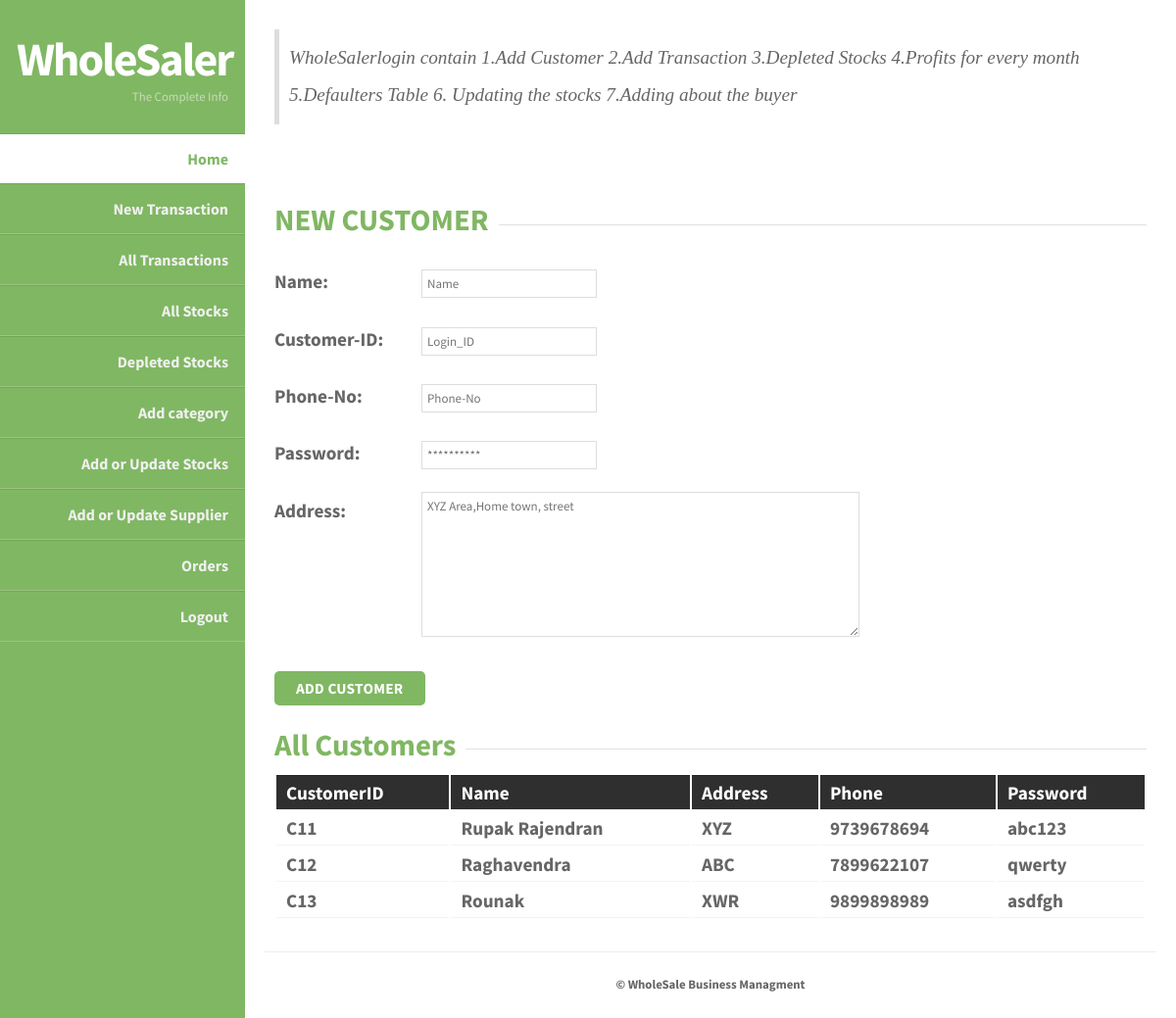
The page /PHP_files/WholeSaler-Login.php (signed in) on the database its author committed.
### tables this page shows
CREATE TABLE `customer_information` (
  `CustomerID` varchar(30) NOT NULL,
  `Name` varchar(30) NOT NULL,
  `Address` varchar(50) NOT NULL,
  `Phone` varchar(15) NOT NULL,
  `Password` varchar(15) NOT NULL
);

### PHP_files/WholeSaler-Login.php (the view, shortened to what this page needs)
<!doctype html>
<html>
<head>
<link rel="stylesheet" href="WholeSaler/styles.css" type="text/css" />
</head>
<body>
		<section id="body" class="width">
			<aside id="sidebar" class="column-left">
			<header>
				<h1><a href="#">WholeSaler</a></h1>
				<h2>The Complete Info</h2>
			</header>
			<nav id="mainnav">
  				<ul>
                            		<li class="selected-item"><a href="WholeSaler-Login.php">Home</a></li>
																<li><a href="AddTransaction.php">New Transaction</a></li>
																<li> <a href="AllTransactions.php">All Transactions</a></li>
																<li> <a href="AllStocks.php">All Stocks</a></li>
																<li><a href="Depleted_Stock.php">Depleted Stocks</a></li>
																<li> <a href="AddCategory.php">Add category</a></li>
                            		<li><a href="Update_Stocks.php">Add or Update Stocks</a></li>
                            		<li><a href="Add_Suppliers.php">Add or Update Supplier</a></li>
																<li><a href="Bills.php">Orders</a></li>
																<li><a href="Logout.php">Logout</a></li>
          </ul>
			</nav>
			</aside>
		<section id="content" class="column-right">
	    <article>
		<blockquote><p>WholeSalerlogin contain 1.Add Customer 2.Add Transaction 3.Depleted Stocks 4.Profits for every month 5.Defaulters Table 6. Updating the stocks 7.Adding about the buyer</p></blockquote>
		<p>&nbsp;</p>
		<fieldset>
					<legend><strong><h3>NEW CUSTOMER</h3></strong></legend>
					<form action="Addcustomer.php" method="POST">
						<p><label for="name"><strong>Name:</strong></label>
						<input type="text" name="Cname" id="name"  placeholder = "Name" required/><b/></p>
						<p><label for="CustomerID">Customer-ID:</label>
						<input type="text" name="CustomerID" id="CustomerID" placeholder= "Login_ID" required/><br /></p>
						<p><label for="Phone">Phone-No:</label>
						<input type="text" name="Phone" id="Phone" placeholder="Phone-No"   required/><br /></p>
						<p><label for="password">Password:</label>
						<input type="password" name="Password" id="password" placeholder="**********" required/><br /></p>
						<p><label for="Address">Address:</label>
						<textarea cols="60" rows="8" name="Address" id="Address" placeholder="XYZ Area,Home town, street"required></textarea><br /></p>
						<p><input type="submit" name="Add" class="formbutton" value="Add Customer" /></p>
					</form>
		</fieldset>
		<fieldset>
		<legend><strong><h3>All Customers</h3></strong></legend>
		<table>
			<tr>
				<th>CustomerID</th>
				<th>Name</th>
				<th>Address</th>
				<th>Phone</th>
				<th>Password</th>
			</tr>
			<?php
				$conn = mysqli_connect("localhost","rupak","","WholeSale_Management");
				$sql = "SELECT * FROM Customer_information";
				$result = mysqli_query($conn,$sql) or die("Error: $sql. ".mysql_error($conn));
				$row = mysqli_fetch_assoc($result);
				do { ?>
			<tr>
				<td><?php echo $row['CustomerID']; ?></td>
				<td><?php echo $row['Name']; ?></td>
				<td><?php echo $row['Address']; ?></td>
				<td><?php echo $row['Phone']; ?></td>
				<td><?php echo $row['Password']; ?></td>
			</tr>
			<?php } while($row = mysqli_fetch_assoc($result)) ?>
		</table>
	</fieldset>
		</article>
			<footer class="clear">
				<p>&copy; WholeSale Business Managment </p>
			</footer>
		</section>
	</section>
</body>
</html>

### PHP_files/WholeSaler/styles.css (style rules this page uses)
body { margin:0px auto; padding:0; background: #222; font-family: "Source Sans Pro","sans-serif"; font-size: 1.0em; color:#666; }
* { margin:0; padding:0; }
table { width:100%; text-align:left; }
th, td { padding:5px 10px; }
th { color:#fff; border-top:1px solid #222; background-color:#2F2F2F; }
td { border-bottom:1px solid #f4f4f4; }
code, blockquote { display:block; border-left:5px solid #ddd; padding:10px; margin-bottom:20px; }
blockquote p { font-style:italic; font-family:Georgia, "Times New Roman", Times, serif; margin:0; height: 1%; }
p { line-height:2.0em; margin-bottom:20px; }
a { color:#6FAB4F; }
fieldset { display:block; border:none; border-top:1px solid #e0e0e0; }
fieldset legend { font-weight:bold; padding-right:10px; color:#999; }
fieldset form { padding-top:15px; }
fieldset p label { float:left; width:150px; font-family: "Source Sans Pro","sans-serif"; }
fieldset form input, fieldset form select, fieldset form textarea { padding:5px; color:#333333; font-size:13px; font-family: "Source Sans Pro","sans-serif"; border:1px solid #ddd; }
fieldset form input.formbutton { border:none; background-color: #80B763; border-radius: 5px; color: #FFFFFF; display: inline-block; font-weight: bold; padding: 8px 22px; font-size: 0.8em; letter-spacing: 0.25px; text-decoration: none; text-transform: uppercase; }
h1 { font-size:2.0em; }
h2 { color:#2f2f2f; font-size:1.8em; font-weight:bold; padding:0 0 5px; margin:0; }
h3 { color:#80B763; font-size:1.6em; padding-bottom:10px; }
ul, ol { margin:0 0 35px 35px; }
li { padding-bottom:5px; }
.width { width:auto; margin: 0 auto; }
header { padding:30px 17px 30px; margin:0 auto; }
header h1 { text-align: right; }
header h1 a, header h1 a:hover, header h1 a:visited { color: #fff; font-size: 1.5em; text-decoration: none; letter-spacing:-2px; }
header h2 { color:#C4DDB6; text-align: right; font-size: 0.8em; font-weight: normal; padding-bottom:0; letter-spacing:0; }
section#body { padding: 0; background: #80B763; }
section#content { margin-left: 250px; padding: 20px; background-color: #fff; }
.column-left { float:left; }
.column-right { float:right; }
aside#sidebar { width:250px; position: fixed; }
nav#mainnav ul { padding: 0; margin: 0; list-style: none; }
nav#mainnav li { padding:0; border-bottom: 1px solid #99C581; border-top: 1px solid #6FAB4F; }
nav#mainnav li.selected-item { border-bottom:none; }
nav#mainnav li.selected-item a, nav#mainnav li.selected-item a:hover { color:#80B763; font-weight:bold; background: #fff; }
nav#mainnav li a { color: #f0f0f0; display: block; padding: 15px 17px; text-align: right; font-weight: bold; text-decoration: none; }
article { padding: 10px 10px 30px; font-size: 1.2em; border-bottom: 1px solid #eee; }
footer { padding:20px 0px; }
footer p { color:#666; margin:0; font-size:0.8em; text-align: center; }
.clear:after { display: block; clear: both; visibility: hidden; line-height: 0; height: 0; }
.clear { clear: both; display: inline-block; }
.clear { display: block; }

### rows shown on the page
customer_information: CustomerID "C11", Name "Rupak Rajendran", Address "XYZ", Phone "9739678694", Password "abc123"
customer_information: CustomerID "C12", Name "Raghavendra", Address "ABC", Phone "7899622107", Password "qwerty"
customer_information: CustomerID "C13", Name "Rounak", Address "XWR", Phone "9899898989", Password "asdfgh"
